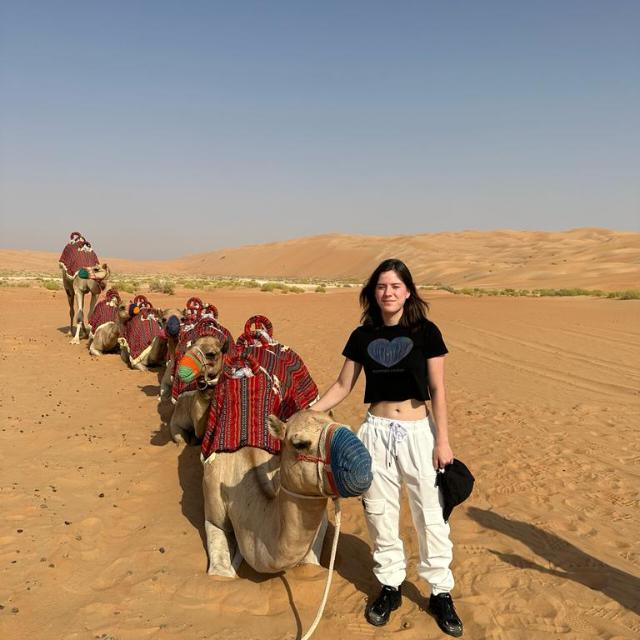
#> input picture images/juliana.jpg, 640 x 640 px, found by its file name
$ python histogram.py
#> lines starting #> are read from the running program, lines starting #| are printed output that depends on the picture
### src/resize.py
import numpy as np
import matplotlib.pyplot as plt
import matplotlib.image as mpimg
from PIL import Image
import math

def crop_power2(image_path, save_path=None):
    """
    Crop an image to the nearest square dimensions where each side is 2^n.

    Args:
        image_path (str): Path to the input image.
        save_path (str, optional): Path to save the cropped image. If None, it won't save.

    Returns:
        PIL.Image.Image: The cropped image.
    """
#> called with image_path = 'images\\juliana.jpg'
    # Open the image
    img = Image.open(image_path)
#> img is the input picture: PIL image 640x640 RGB; mean R, G, B 163.1, 140.6, 118.8
    width, height = img.size
#> width = 640; height = 640

    # Find the nearest power of 2 for both dimensions
    min_dim = min(width, height)
#> min_dim = 640
    nearest_power = 2**int(math.log2(min_dim))
#> nearest_power = 512

    # Compute the cropping box
    left = (width - nearest_power) // 2
#> left = 64
    top = (height - nearest_power) // 2
#> top = 64
    right = left + nearest_power
#> right = 576
    bottom = top + nearest_power
#> bottom = 576

    # Crop the image
    cropped_img = img.crop((left, top, right, bottom))
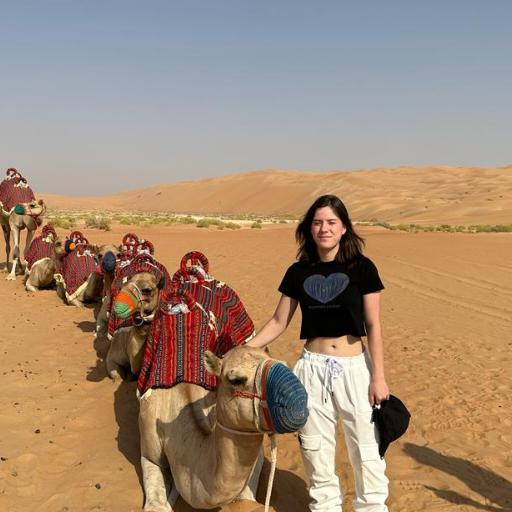
#> cropped_img: PIL image 512x512 RGB; mean R, G, B 162.5, 138.5, 116.2

    # Save the cropped image if save_path is provided
    if save_path:
        cropped_img.save(save_path)

    cropped_img = np.array(cropped_img)
    return cropped_img

# [12 lines left out: function reduce_image, not called in this run]

### src/utils.py
import numpy as np # math li
import matplotlib.pyplot as plt
from PIL import Image
import os

def rgb2gray(rgb): # Y' = 0.2989 R + 0.5870 G + 0.1140 B
    """
    Function to turn an RGB image to gray scale
    rdg : an RGB image represented as a numpy array
    """
    return np.dot(rgb[...,:3], [0.2989, 0.5870, 0.1140])
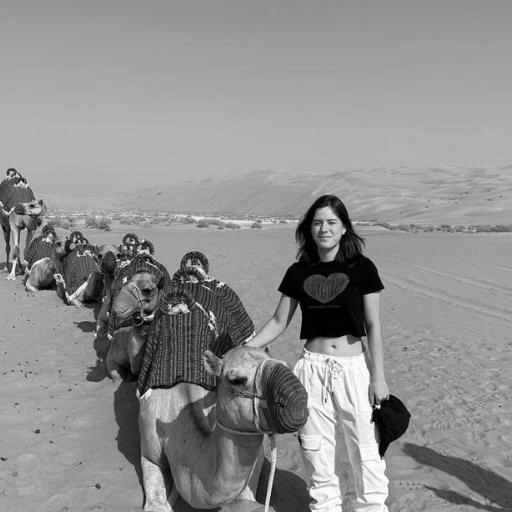
#> returned value: shape (512, 512) float64; min 0, max 254.7, mean 143.1

# [72 lines left out: functions mult_complex, old_center_fourier, center_fourier, not called in this run]


def power_spectrum(real, imaginary):
    return real**2 + imaginary**2
def fourier_spectrum(real, imaginary):
    return np.sqrt(real**2 + imaginary**2)

# [41 lines left out: functions create_white_square, save_transforms, save_image, not called in this run]

### src/histogram.py
# %%
import numpy as np
import matplotlib.pyplot as plt
from src.utils import fourier_spectrum, create_white_square, rgb2gray, center_fourier, save_transforms
from src.resize import crop_power2, reduce_image

def histogram_equalization(image, num_bins=5):
    flat_arr = image.flatten()
    flat_arr = flat_arr/255
    num_bins = 100

    hist, bins = np.histogram(flat_arr, bins=num_bins, range=[0, 1], density=False)
    # bin_values = np.array(list(range(num_bins+1)))/num_bins
    hist_freq = hist/flat_arr.size
    cdf = np.cumsum(hist_freq)
    new_freq = np.zeros_like(hist_freq)

    closest_values = bins[np.abs(cdf[:, None] - bins).argmin(axis=1)]

    new_arr = flat_arr.copy()

    for i, bin_value in enumerate(bins[1:]):
        new_arr[(bins[i] < new_arr) & (new_arr < bin_value)] = closest_values[i]
    new_arr1 = new_arr
    new_arr = (new_arr*255).astype(np.int16)
    new_arr = new_arr.reshape(image.shape)
    return new_arr

def histogram_dynamic_range_modification(arr, new_min=0, new_max=255):

    return (new_max-new_min) * (arr - arr.min())/(arr.max()-arr.min()) + new_min
# %%


image_dir = "images\\"
image_names = ["crying-cat-meme.jpg", "juliana.jpg"]
output_dir = "outputs\\lab6"

image_path = image_dir + image_names[1]
cropped_image = crop_power2(image_path)
cropped_image = rgb2gray(cropped_image)
